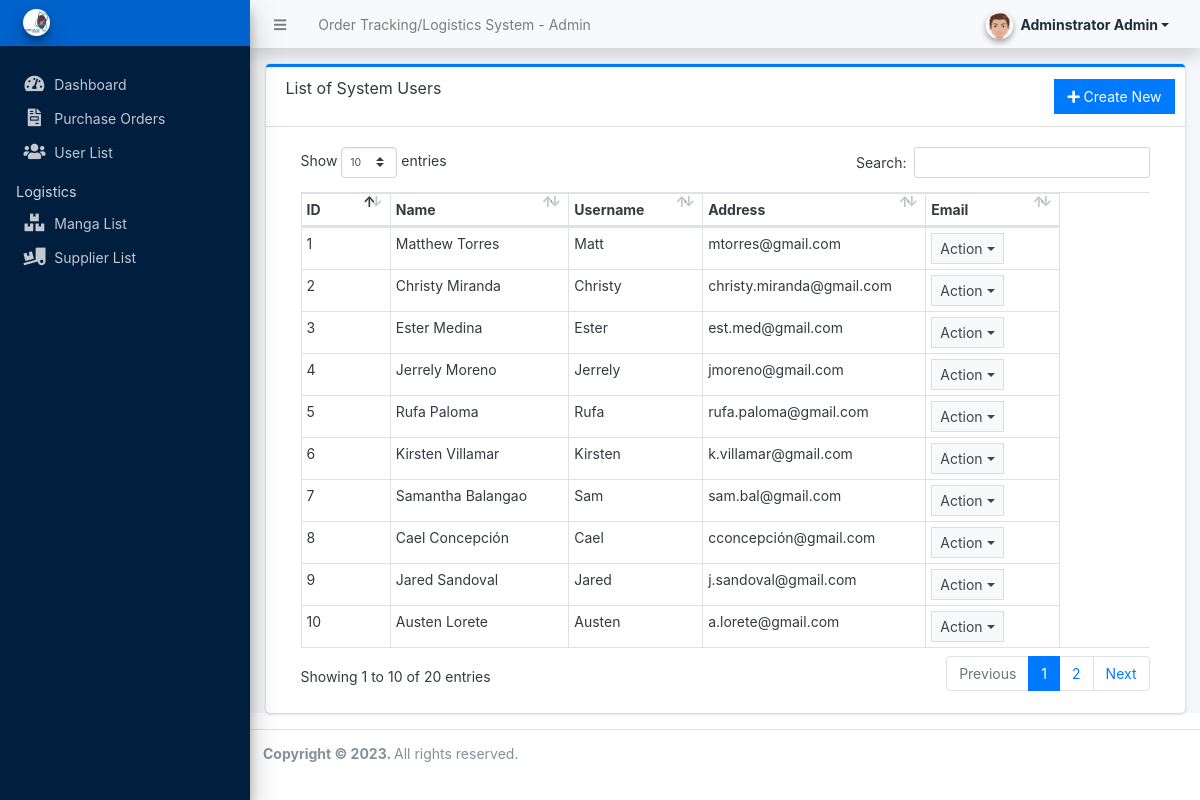
Page /admin/?page=user/list (signed in) on the committed database.
### tables this page shows
CREATE TABLE `customer` (
  `Cust_ID` int(11) NOT NULL,
  `Cust_Name` varchar(50) NOT NULL,
  `Cust_UN` varchar(20) NOT NULL,
  `Cust_Passwd` varchar(16) NOT NULL,
  `Cust_address` varchar(50) NOT NULL,
  `Cust_Email` varchar(25) NOT NULL,
  `Cust_Contact_Num` varchar(11) NOT NULL
);

### admin/user/list.php (the view, shortened to what this page needs)
<div class="card card-outline card-primary">
	<div class="card-header">
		<h3 class="card-title">List of System Users</h3>
		<div class="card-tools">
			<a href="?page=user/manage_user" class="btn btn-flat btn-primary"><span class="fas fa-plus"></span>  Create New</a>
		</div>
	</div>
	<div class="card-body">
		<div class="container-fluid">
        <div class="container-fluid">
			<table class="table table-bordered table-stripped">
				<colgroup>
					<col width="10%">
					<col width="20%">
					<col width="15%">
					<col width="25%">
					<col width="15%">
					<col width="10%">
				</colgroup>
				<thead>
					<tr>
						<th>ID</th>
						<th>Name</th>
						<th>Username</th>
						<th>Address</th>
						<th>Email</th>
					</tr>
				</thead>
				<tbody>
					<?php
						$qry = $conn->query("SELECT * from `customer` order by (`Cust_ID`) asc ");
						while($row = $qry->fetch_assoc()):
					?>
						<tr>
							<td><?php echo ucwords($row['Cust_ID']) ?></td>
							<td><?php echo ucwords($row['Cust_Name']) ?></td>
							<td><?php echo ucwords($row['Cust_UN']) ?></td>
							<td ><p class="m-0 truncate-1"><?php echo $row['Cust_Email'] ?></p></td>
							<td ali	gn="center">
								 <button type="button" class="btn btn-flat btn-default btn-sm dropdown-toggle dropdown-icon" data-toggle="dropdown">
				                  		Action
				                  </button>
							</td>
						</tr>
					<?php endwhile; ?>
				</tbody>
			</table>
		</div>
		</div>
	</div>
</div>

### rows in the picture
customer: Cust_ID "1", Cust_Name "Matthew Torres", Cust_UN "Matt", Cust_Email "mtorres@gmail.com"
customer: Cust_ID "2", Cust_Name "Christy Miranda", Cust_UN "Christy", Cust_Email "christy.miranda@gmail.com"
customer: Cust_ID "3", Cust_Name "Ester Medina", Cust_UN "Ester", Cust_Email "est.med@gmail.com"
customer: Cust_ID "4", Cust_Name "Jerrely Moreno", Cust_UN "Jerrely", Cust_Email "jmoreno@gmail.com"
customer: Cust_ID "5", Cust_Name "Rufa Paloma", Cust_UN "Rufa", Cust_Email "rufa.paloma@gmail.com"
customer: Cust_ID "6", Cust_Name "Kirsten Villamar", Cust_UN "Kirsten", Cust_Email "k.villamar@gmail.com"
customer: Cust_ID "7", Cust_Name "Samantha Balangao", Cust_UN "Sam", Cust_Email "sam.bal@gmail.com"
customer: Cust_ID "8", Cust_Name "Cael Concepción", Cust_UN "Cael", Cust_Email "cconcepción@gmail.com"
customer: Cust_ID "9", Cust_Name "Jared Sandoval", Cust_UN "Jared", Cust_Email "j.sandoval@gmail.com"
customer: Cust_ID "10", Cust_Name "Austen Lorete", Cust_UN "Austen", Cust_Email "a.lorete@gmail.com"

### other values in the picture
$_settings->info('name') "Order Tracking/Logistics System"
$_settings->userdata('firstname').' '.$_settings->userdata('lastname') "Adminstrator Admin"
